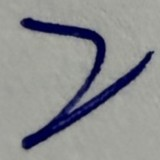
#> input picture Mine_img/2.jpg, 160 x 160 px, found by its file name
$ jupyter execute --allow-errors 'handwritten_無output版.ipynb'   (shell and % lines are left out)
#> lines starting #> are read from the running program, lines starting #| are printed output that depends on the picture; pictures that were not available may be replaced by others from this repository, and a replacement may not be noted
<a href="https://colab.research.google.com/github/anny4608/Mathematical-Analysis-to-Data-Science_SVD_HW2/blob/master/handwritten_%E7%84%A1output%E7%89%88.ipynb" target="_parent"></a>

##載入套件

[cell 1]
import pandas as pd
import cv2
import numpy as np
import matplotlib.pyplot as plt
import os
from tensorflow.keras.models import Sequential
from tensorflow.keras.layers import Conv2D, MaxPooling2D, Flatten, Dense, Dropout
from tensorflow.keras.utils import to_categorical
from sklearn.metrics import confusion_matrix, classification_report
import seaborn as sns
import math
from scipy.io import loadmat
import h5py

Kaggle API

[cell 2]
## 載入Kaggle 套件跟API


from google.colab import files
import json
import os

print("上傳 kaggle.json")
uploaded = files.upload()
#> the answer given: 2.jpg


# 確認有沒有設定成功

## 下載資料集

[cell 3]

# 檢查下載的檔案
print("\n=== USPS資料集內容 ===")

## 處理USPS資料集

1.先檢查原始的資料結構

#> (a cell that did not finish here is left out)

[cell 5]
# 顯示詳細的資料形狀資訊
print("\n" + "="*50)
print("USPS Dataset：")
print("="*50)
#> (the rest of this cell did not finish here and is left out)

[cell 6]
# 顯示datasets每個數字類別的範例
fig, axes = plt.subplots(2, 5, figsize=(12, 6))
fig.suptitle("USPS Datasets _ 0-9's example ", fontsize=16)

#> (the rest of this cell did not finish here and is left out)

[cell 7]
# 顯示訓練集的前20個影像
fig, axes = plt.subplots(4, 5, figsize=(12, 10))
fig.suptitle('USPS Training datasets ', fontsize=16)

#> (the rest of this cell did not finish here and is left out)

2.為了後續方便 將資料集轉換成白底黑字

[cell 8]
## 轉換成白底黑字

import h5py
import numpy as np
from PIL import Image
import os

# 讀取資料
#> (the rest of this cell did not finish here and is left out)

[cell 9]
## 確認轉換後的資料量
import os
def count_files(path):
    total = 0
    for root, dirs, files in os.walk(path):
        total += len(files)
    return total

test_count = count_files('usps_inverted/test')
train_count = count_files('usps_inverted/train')

print(f'test: {test_count}')
print(f'train: {train_count}')
print(f'總計: {test_count + train_count}')

[cell 10]
import os
from PIL import Image
import matplotlib.pyplot as plt

base_dir = "usps_inverted"   # 根目錄名稱
splits = ["train", "test"]   # 要顯示的資料集
classes = [str(i) for i in range(10)]  # 0~9

fig, axes = plt.subplots(len(splits), len(classes), figsize=(15, 4))
fig.suptitle('USPS Training-Testing datasets after inverted ', fontsize=16)

for i, split in enumerate(splits):
    for j, cls in enumerate(classes):
        folder = os.path.join(base_dir, split, cls)
        files = sorted(os.listdir(folder))  # 該類別資料夾中的檔案列表
        if not files:
            continue  # 若空資料夾就跳過
        img_path = os.path.join(folder, files[0])  # 取第一張

        img = Image.open(img_path)
#> img is the input picture: PIL image 160x160 RGB; mean R, G, B 140.8, 141.8, 143.6
        axes[i, j].imshow(img, cmap="gray")  # 若是灰階圖，用 cmap="gray"
        axes[i, j].set_title(f"{split}-{cls}")
        axes[i, j].axis("off")

plt.tight_layout()
plt.show()

[cell 11]
# 設定資料路徑
TRAIN_PATH = 'usps_inverted/train'
TEST_PATH = 'usps_inverted/test'

## 建立自己的測試資料集

[cell 12]
## 建立自己寫的數字的資料集 然後手動上傳圖片

## 方法一 :Mean

[cell 13]
# 1. 載入資料的函數
def load_usps_data(base_path, img_size=(16, 16)):

    images = []
    labels = []

    print(f"正在載入資料從: {base_path}")

    # 讀取每個數字資料夾 (0-9)
    for digit in range(10):
        digit_path = os.path.join(base_path, str(digit))

        if os.path.exists(digit_path):
            img_files = os.listdir(digit_path)
            print(f"  數字 {digit}: 找到 {len(img_files)} 張圖片")

            for filename in img_files:
                if filename.endswith(('.png', '.jpg', '.jpeg')):
                    img_path = os.path.join(digit_path, filename)
                    img = cv2.imread(img_path, cv2.IMREAD_GRAYSCALE)

                    if img is not None:
                        # 確保圖片大小一致
                        if img.shape != img_size:
                            img = cv2.resize(img, img_size)

                        # 正規化到 [0, 1]
                        img = img.astype(np.float32) / 255

                        # 展平成一維向量
                        images.append(img.flatten())
                        labels.append(digit)

    return np.array(images), np.array(labels)

[cell 14]
# 2. 載入訓練和測試資料
print("=" * 50)
print("載入資料集...")
print("=" * 50)

x_train, y_train = load_usps_data(TRAIN_PATH)
x_test, y_test = load_usps_data(TEST_PATH)

print(f"\n訓練集: {x_train.shape[0]} 張圖片")
print(f"測試集: {x_test.shape[0]} 張圖片")
#> (the rest of this cell did not finish here and is left out)

[cell 15]
# 3. 計算每個數字的平均模板
def calculate_mean_templates(x_train, y_train):
    """
    計算每個數字的平均模板
    """
    print("\n" + "=" * 50)
    print("計算平均模板...")
    print("=" * 50)

    mean_templates = {}

    for digit in range(10):
        # 找出屬於該數字的所有訓練樣本
        digit_samples = x_train[y_train == digit]

        if len(digit_samples) > 0:
            # 計算平均值
            mean_template = np.mean(digit_samples, axis=0)
            mean_templates[digit] = mean_template
            print(f"數字 {digit}: 使用 {len(digit_samples)} 個樣本計算平均模板")

    return mean_templates

mean_templates = calculate_mean_templates(x_train, y_train)

#> (a cell that did not finish here is left out)

#> (a cell that did not finish here is left out)

[cell 18]
# 定義 2-norm 計算函數(也可以寫成老師的版本z、mi帶入a、ak)一樣意思
def norm2(z, mi):

    return np.linalg.norm(z - mi, 2)

[cell 19]
# 4. 建立基於 2-norm 的分類器
class Norm2Classifier:
    def __init__(self, mean_templates):
        self.mean_templates = mean_templates

    def classify(self, sample): ##使用 2-norm 進行分類 選擇距離最小的模板作為預測結果

        min_distance = float('inf')
        predicted_digit = -1
        all_distances = {}

        for digit, template in self.mean_templates.items():
            distance = norm2(sample, template)
            all_distances[digit] = distance

            if distance < min_distance:
                min_distance = distance
                predicted_digit = digit

        return predicted_digit, min_distance, all_distances

    def predict_batch(self, X_test):

        predictions = []
        min_distances = []
        all_distances_list = []

        for sample in X_test:
            pred, min_dist, all_dist = self.classify(sample)
            predictions.append(pred)
            min_distances.append(min_dist)
            all_distances_list.append(all_dist)

        return np.array(predictions), np.array(min_distances), all_distances_list

[cell 20]
# 5. 進行分類預測
print("\n" + "=" * 50)
print("使用 2-norm 進行分類預測...")
print("=" * 50)

classifier = Norm2Classifier(mean_templates)
predictions, distances, all_distances_list = classifier.predict_batch(x_test)

[cell 21]
# 6. 評估結果
from sklearn.metrics import accuracy_score, confusion_matrix, classification_report
accuracy = accuracy_score(y_test,predictions)
conf_matrix = confusion_matrix(y_test,predictions)

print(f"\n===== 2-norm 方法評估結果 =====")
print(f"整體準確率: {accuracy:.4f} ({accuracy*100:.2f}%)")
print(f"正確分類: {np.sum(predictions == y_test)} / {len(y_test)}")
print(f"錯誤分類: {np.sum(predictions != y_test)} / {len(y_test)}")

print("\n==========分類報告:==========")
#> (the rest of this cell did not finish here and is left out)

[cell 22]
def visualize_norm2_results():
    plt.rcParams['font.size'] = 14

    fig = plt.figure(figsize=(18, 10), dpi=180)

    print("\n繪製視覺化結果...")

    # 1. 顯示mean再重組後的數字的模板
    for i in range(10):
        plt.subplot(5, 10, i+1)
        template = mean_templates[i].reshape(16, 16)
        plt.imshow(template, cmap='gray')
        plt.title(f'Mean {i}', fontsize=16)
        plt.axis('off')

    fig.suptitle('Mean Templates with 2-norm Method',
                 fontsize=22, weight='bold', y=0.97)

    # 2. 正確分類
    correct_idx = np.where(predictions == y_test)[0][:10]
    for idx, i in enumerate(correct_idx):
        plt.subplot(5, 10, 11+idx)
        img = x_test[i].reshape(16, 16)
        plt.imshow(img, cmap='gray')
        plt.title(f'✓{y_test[i]}\n2-norm:{distances[i]:.2f}',
                  color='green', fontsize=14)
        plt.axis('off')

    # 3. 錯誤分類
    wrong_idx = np.where(predictions != y_test)[0][:10]
    for idx, i in enumerate(wrong_idx):
        if idx < len(wrong_idx):
            plt.subplot(5, 10, 21+idx)
            img = x_test[i].reshape(16, 16)
            plt.imshow(img, cmap='gray')
            true_norm = norm2(x_test[i], mean_templates[y_test[i]])
            plt.title(f'{y_test[i]}→{predictions[i]}\n2-norm:{distances[i]:.2f}',
                      color='red', fontsize=14)
            plt.axis('off')

    # 4. 最小 2-norm
    sorted_idx = np.argsort(distances)[:10]
    for idx, i in enumerate(sorted_idx):
        plt.subplot(5, 10, 31+idx)
        img = x_test[i].reshape(16, 16)
        plt.imshow(img, cmap='gray')
        plt.title(f'Pred:{predictions[i]}\n2-norm:{distances[i]:.3f}',
                  color='blue', fontsize=14)
        plt.axis('off')

    # 5. 最大 2-norm
    sorted_idx_max = np.argsort(distances)[-10:][::-1]
    for idx, i in enumerate(sorted_idx_max):
        plt.subplot(5, 10, 41+idx)
        img = x_test[i].reshape(16, 16)
        plt.imshow(img, cmap='gray')
        plt.title(f'Pred:{predictions[i]}\n2-norm:{distances[i]:.3f}',
                  color='orange', fontsize=14)
        plt.axis('off')

    # 左側行標籤
    fig.text(0.03, 0.80, 'Mean', rotation=90, va='center',
             fontsize=14, color='gray', weight='bold')
    fig.text(0.03, 0.60, 'Correct', rotation=90, va='center',
             fontsize=14, color='green', weight='bold')
    fig.text(0.03, 0.45, 'Wrong', rotation=90, va='center',
             fontsize=14, color='red', weight='bold')
    fig.text(0.03, 0.30, 'Min 2-norm', rotation=90, va='center',
             fontsize=14, color='blue', weight='bold')
    fig.text(0.03, 0.15, 'Max 2-norm', rotation=90, va='center',
             fontsize=14, color='orange', weight='bold')

    plt.tight_layout(rect=[0.06, 0.03, 0.98, 0.93])
    plt.savefig('norm2_results.png', dpi=180, bbox_inches='tight')
    plt.show()
#> (the rest of this cell did not finish here and is left out)

[cell 23]
# 8. 繪製mean平均法的混淆矩陣
def visualize_confusionMatrix_results():

    plt.figure(figsize=(20, 12))
    sns.heatmap(conf_matrix, annot=True, fmt='d', cmap='Blues',
                xticklabels=range(10), yticklabels=range(10))
    plt.title(f'Confusion Matrix - Mean Method\nAccuracy: {accuracy:.2%}',
              fontsize=14, weight='bold')
    plt.xlabel('Predicted Label', fontsize=12)
    plt.ylabel('True Label', fontsize=12)
    plt.savefig('Confusion_matrix_MeanbyNorm2.png', dpi=150, bbox_inches='tight')
    plt.show()

#> (the rest of this cell did not finish here and is left out)

[cell 24]
def analyze_digit_confusion(digit, x_test, y_test, mean_templates):

    # 找出所有該數字的測試樣本
#> called with digit = 0, x_test = array of shape (0,), y_test = array of shape (0,)
    digit_indices = np.where(y_test == digit)[0]

    print(f"\n分析數字 {digit} 的混淆情況 (共 {len(digit_indices)} 個樣本)")

    # 計算每個樣本到所有模板的距離
    all_distances = []
    for idx in digit_indices:
        distances_to_templates = []
        sample = x_test[idx]

        for template_digit in range(10):
            dist = norm2(sample, mean_templates[template_digit])
            distances_to_templates.append(dist)

        all_distances.append(distances_to_templates)

    # 繪製距離分佈圖
    plt.figure(figsize=(12, 6))
    for distances in all_distances:
        plt.plot(range(10), distances, alpha=0.3, color='blue')

    # 繪製平均距離
    avg_distances = np.mean(all_distances, axis=0)
    plt.plot(range(10), avg_distances, 'r-', linewidth=3, label='mean distance')
    print(f"\nAvg distances for digit {digit} =", avg_distances)


    plt.xlabel('Mean number template', fontsize=12)
    plt.ylabel('2-Norm ', fontsize=12)
    plt.title(f'No. {digit} to every templates distance ', fontsize=14, fontweight='bold')
    plt.xticks(range(10))
    plt.legend()
    plt.grid(True, alpha=0.3)
    plt.show()

    # 找出最容易混淆的數字
    avg_distances[digit] = np.inf  # 排除自己
    confused_with = np.argmin(avg_distances)
    print(f"數字 {digit} 最容易被誤判為: {confused_with}")
    print(f"到正確模板的平均距離: {np.mean([d[digit] for d in all_distances]):.4f}")
    print(f"到混淆模板的平均距離: {avg_distances[confused_with]:.4f}")

# 使用範例
#> (the rest of this cell did not finish here and is left out)

對某個 digit（例如 0）

把所有屬於 0 的樣本取出

計算 對 0~9 每一個 mean template 的距離（L2 norm）

每張圖都會畫一條藍線

紅線是所有跟平均法出來的板模的距離後總和的"平均距離"

--

藍線跟紅線距離最短的地方 → 該預測的數字

線第二低的地方 → 最容易混淆的數字

線高的地方 → 長得最不像的數字

## 方法一:Mean_自己手寫預測

1.手寫字_原始版(無框ROI+無字體加粗)

[cell 25]
import os
import cv2
import numpy as np

def load_handwrite_original(folder_path, img_size=(16, 16)):
    images = []
    names = []

    print(f"\n從 {folder_path} 載入並處理圖片...")

    for filename in sorted(os.listdir(folder_path)):
        if not filename.lower().endswith(('.png', '.jpg', '.jpeg')):
            continue

        img_path = os.path.join(folder_path, filename)

        # 0. 讀取灰階
        gray = cv2.imread(img_path, cv2.IMREAD_GRAYSCALE)
        if gray is None:
            continue

        # 1. 自動判斷是否需要反轉
        mean_val = np.mean(gray)
        if mean_val < 128:          # 平均偏暗，視為黑底白字
            gray = 255 - gray       # 反轉成白底黑字（淺背景、深字）

        # 2. 直接把整張灰階圖縮放到指定大小
        digit_small = cv2.resize(
            gray, img_size,
            interpolation=cv2.INTER_AREA
        )

        # [7 lines of commented-out code are left out]
        img_normalized = digit_small.astype(np.float32) / 255.0

        # 5. flatten 成 1D 向量
        images.append(img_normalized.flatten())
        names.append(filename)

        print(f"  ✓ 處理: {filename}")

    images = np.array(images)
    print(f"共載入 {len(images)} 張圖片\n")
    return images, names

[cell 26]
import os
import cv2
import numpy as np
import matplotlib.pyplot as plt

def visualize_preprocessing(folder_path, n_samples=10, img_size=(16, 16)):

#> called with folder_path = 'handwrite/dr', n_samples = 10, img_size = (16, 16)
    files = sorted([
        f for f in os.listdir(folder_path)
        if f.lower().endswith(('.png', '.jpg', '.jpeg'))
    ])[:n_samples]

    # 每張圖顯示 4 個步驟
    fig, axes = plt.subplots(n_samples, 4, figsize=(12, 3 * n_samples))
    if n_samples == 1:
        axes = axes.reshape(1, -1)

    fig.suptitle(f'{folder_path}_Image preprocessing steps', fontsize=18, fontweight='bold')

    for idx, filename in enumerate(files):
        img_path = os.path.join(folder_path, filename)
        gray = cv2.imread(img_path, cv2.IMREAD_GRAYSCALE)
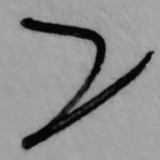
#> gray: shape (160, 160); min 1, max 173, mean 141.7

        if gray is None:
            continue

        # 1. 原始圖片
        axes[idx, 0].imshow(gray, cmap='gray')
        axes[idx, 0].set_title('1. original img')
        axes[idx, 0].axis('off')

        # 2. 自動反轉 → 確保是「白底黑字」
        if np.mean(gray) < 128:
            inv = 255 - gray   # 原本偏暗，視為黑底白字 → 反轉
        else:
            inv = gray.copy()  # 原本就白底黑字，不動

        axes[idx, 1].imshow(inv, cmap='gray')
        axes[idx, 1].set_title('2. auto invert\n(white bg, dark digit)')
        axes[idx, 1].axis('off')

        # 3. 整張縮放到 img_size，並做對比拉伸
        digit_small = cv2.resize(
            inv, img_size,
            interpolation=cv2.INTER_AREA
        )

        # 這裡就是模型要吃的 16x16 灰階
        axes[idx, 2].imshow(digit_small, cmap='gray')
        axes[idx, 2].set_title(f'3. resize + normalize\n({img_size[0]}x{img_size[1]})')
        axes[idx, 2].axis('off')

        # 4. 放大顯示（只是放大，不改變數值）
        disp = cv2.resize(
            digit_small, (64, 64),
            interpolation=cv2.INTER_NEAREST
        )
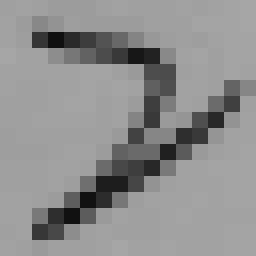
#> disp: shape (64, 64) (shown 4 times larger); min 15, max 165, mean 141.7
        axes[idx, 3].imshow(disp, cmap='gray')
        axes[idx, 3].set_title('4. zoom out\n(real img_size)')
        axes[idx, 3].axis('off')


    plt.tight_layout(rect=[0.0, 0, 1, 0.99])
    plt.show()
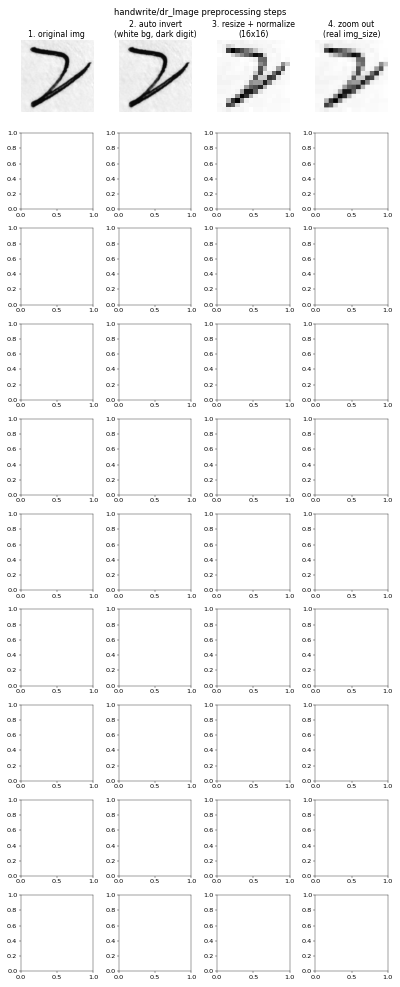
#> figure drawn by matplotlib, 4 panels


visualize_preprocessing('handwrite/dr', n_samples=10, img_size=(16, 16))
visualize_preprocessing('handwrite/mine', n_samples=10, img_size=(16, 16))

[cell 27]
# 使用load_handwrite_original
print("\n" + "="*70)
print("使用load_handwrite_original處理重新預測")
print("="*70)

# 1) 醫師的手寫
X_dr_enhanced, dr_names = load_handwrite_original('handwrite/dr')
#> in load_handwrite_original, `mean_val = np.mean(gray)`: mean_val = 141.7
#| 共載入 1 張圖片
#> dr_names = ['2.jpg']
dr_preds_new, dr_dists_new, _ = classifier.predict_batch(X_dr_enhanced)
#> the loop in predict_batch (call 2), `for sample in X_test:` made 1 pass
#> (pred, min_dist) on pass 1: (-1, inf)
#> dr_preds_new = [-1]; dr_dists_new = [inf]

print("\n=== handwrite/dr 預測結果 ===")
for name, pred, dist in zip(dr_names, dr_preds_new, dr_dists_new):
    print(f"檔名: {name:>6s} -> 預測數字: {pred} (最小距離: {dist:.4f})")
#> this loop made 1 pass
#> (name, pred, dist) on pass 1: ('2.jpg', -1, inf)
#> (printed output is left out)

# 2) 我的手寫
X_mine_enhanced, mine_names = load_handwrite_original('handwrite/mine')
#| 共載入 1 張圖片
#> mine_names = ['2.jpg']
mine_preds_new, mine_dists_new, _ = classifier.predict_batch(X_mine_enhanced)
#> mine_preds_new = [-1]; mine_dists_new = [inf]

print("\n=== handwrite/mine 預測結果 ===")
for name, pred, dist in zip(mine_names, mine_preds_new, mine_dists_new):
    print(f"檔名: {name:>6s} -> 預測數字: {pred} (最小距離: {dist:.4f})")

[cell 28]
dr_correct = sum(
    int(name.split('.')[0]) == int(pred)
    for name, pred in zip(dr_names, dr_preds_new)
)
#> dr_correct = 0

print(f"dr 正確 {dr_correct} / {len(dr_names)}")
#| dr 正確 0 / 1

mine_correct = sum(
    int(name.split('.')[0]) == int(pred)
    for name, pred in zip(mine_names, mine_preds_new)
)
#> mine_correct = 0

print(f"mine 正確 {mine_correct} / {len(mine_names)}")
#| mine 正確 0 / 1

2.手寫字_無框ROI+字體加粗

[cell 29]
import os
import cv2
import numpy as np

def load_handwrite_enhanced(folder_path, img_size=(16, 16)):

    images = []
    names = []

    print(f"\n從 {folder_path} 載入並增強圖片...")

    for filename in sorted(os.listdir(folder_path)):
        if not filename.lower().endswith(('.png', '.jpg', '.jpeg')):
            continue

        img_path = os.path.join(folder_path, filename)

        # 0. 讀取灰階
        gray = cv2.imread(img_path, cv2.IMREAD_GRAYSCALE)
        if gray is None:
            continue

        # 1. 自動判斷是否需要反轉
        mean_val = np.mean(gray)
        if mean_val < 128:          # 平均偏暗，視為黑底白字
            gray = 255 - gray       # 反轉成白底黑字（淺背景、深字）

        # 2. 直接把整張灰階圖縮放到指定大小 (例如 16x16)
        digit_small = cv2.resize(
            gray, img_size,
            interpolation=cv2.INTER_AREA
        )

        # 3. 在 16x16 灰階圖上做「反轉 + 膨脹 + 再反轉」來加粗深色筆劃
        inv_small = 255 - digit_small              # 深色數字 → 變亮
        kernel = np.ones((2, 2), np.uint8)
        inv_thick = cv2.dilate(inv_small, kernel, iterations=1)
        digit_thick_gray = 255 - inv_thick         # 反轉回深色數字

        # 4. 做一點對比拉伸，讓數字更黑、背景更白
        digit_thick_gray = cv2.normalize(
            digit_thick_gray, None, alpha=0, beta=255,
            norm_type=cv2.NORM_MINMAX
        )

        # 5. 正規化到 [0, 1]
        img_normalized = digit_thick_gray.astype(np.float32) / 255.0

        # 6. flatten 成 1D 向量
        images.append(img_normalized.flatten())
        names.append(filename)

        print(f"  ✓ 處理: {filename}")

    images = np.array(images)
    print(f"共載入 {len(images)} 張圖片\n")
    return images, names

[cell 30]
import os
import cv2
import numpy as np
import matplotlib.pyplot as plt

def visualize_preprocessing(folder_path, n_samples=10, img_size=(16, 16)):

#> called with folder_path = 'handwrite/dr', n_samples = 10, img_size = (16, 16)
    files = sorted([
        f for f in os.listdir(folder_path)
        if f.lower().endswith(('.png', '.jpg', '.jpeg'))
    ])[:n_samples]

    # 每張圖顯示 4 個步驟
    fig, axes = plt.subplots(n_samples, 4, figsize=(12, 3 * n_samples))
    if n_samples == 1:
        axes = axes.reshape(1, -1)

    fig.suptitle(f'{folder_path}_Image preprocessing steps', fontsize=16, fontweight='bold')

    for idx, filename in enumerate(files):
        img_path = os.path.join(folder_path, filename)
        gray = cv2.imread(img_path, cv2.IMREAD_GRAYSCALE)

        if gray is None:
            continue

        # 1. 原始圖片
        axes[idx, 0].imshow(gray, cmap='gray')
        axes[idx, 0].set_title('1. original img')
        axes[idx, 0].axis('off')

        # 2. 自動反轉
        if np.mean(gray) < 128:
            inv = 255 - gray
        else:
            inv = gray.copy()

        axes[idx, 1].imshow(inv, cmap='gray')
        axes[idx, 1].set_title('2. auto invert\n(white bg, dark digit)')
        axes[idx, 1].axis('off')

        # 3. 整張縮放到 img_size，並在灰階上加粗筆劃
        digit_small = cv2.resize(
            inv, img_size,
            interpolation=cv2.INTER_AREA
        )

        # 反轉 + 膨脹 + 再反轉（加粗深色筆劃）
        inv_small = 255 - digit_small
        kernel = np.ones((2, 2), np.uint8)
        inv_thick = cv2.dilate(inv_small, kernel, iterations=1)
        digit_thick_gray = 255 - inv_thick

        # 對比拉伸
        digit_thick_gray = cv2.normalize(
            digit_thick_gray, None, alpha=0, beta=255,
            norm_type=cv2.NORM_MINMAX
        )

        # 這裡就已經是模型要吃的 16x16 灰階
        axes[idx, 2].imshow(digit_thick_gray, cmap='gray')
        axes[idx, 2].set_title(f'3. resize + gray-dilate\n({img_size[0]}x{img_size[1]})')
        axes[idx, 2].axis('off')

        # 4. 放大顯示
        disp = cv2.resize(
            digit_thick_gray, (64, 64),
            interpolation=cv2.INTER_NEAREST
        )
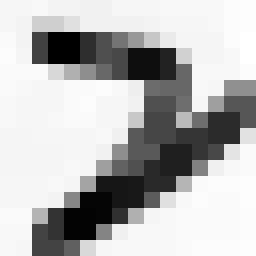
#> disp: shape (64, 64) (shown 4 times larger); min 0, max 255, mean 183.3
        axes[idx, 3].imshow(disp, cmap='gray')
        axes[idx, 3].set_title('4. zoom out\n(real img_size)')
        axes[idx, 3].axis('off')


    plt.tight_layout(rect=[0.0, 0, 1, 0.99])
    plt.show()

visualize_preprocessing('handwrite/dr',   n_samples=10, img_size=(16, 16))
visualize_preprocessing('handwrite/mine', n_samples=10, img_size=(16, 16))
#> (the rest of the program and of its run is left out)
